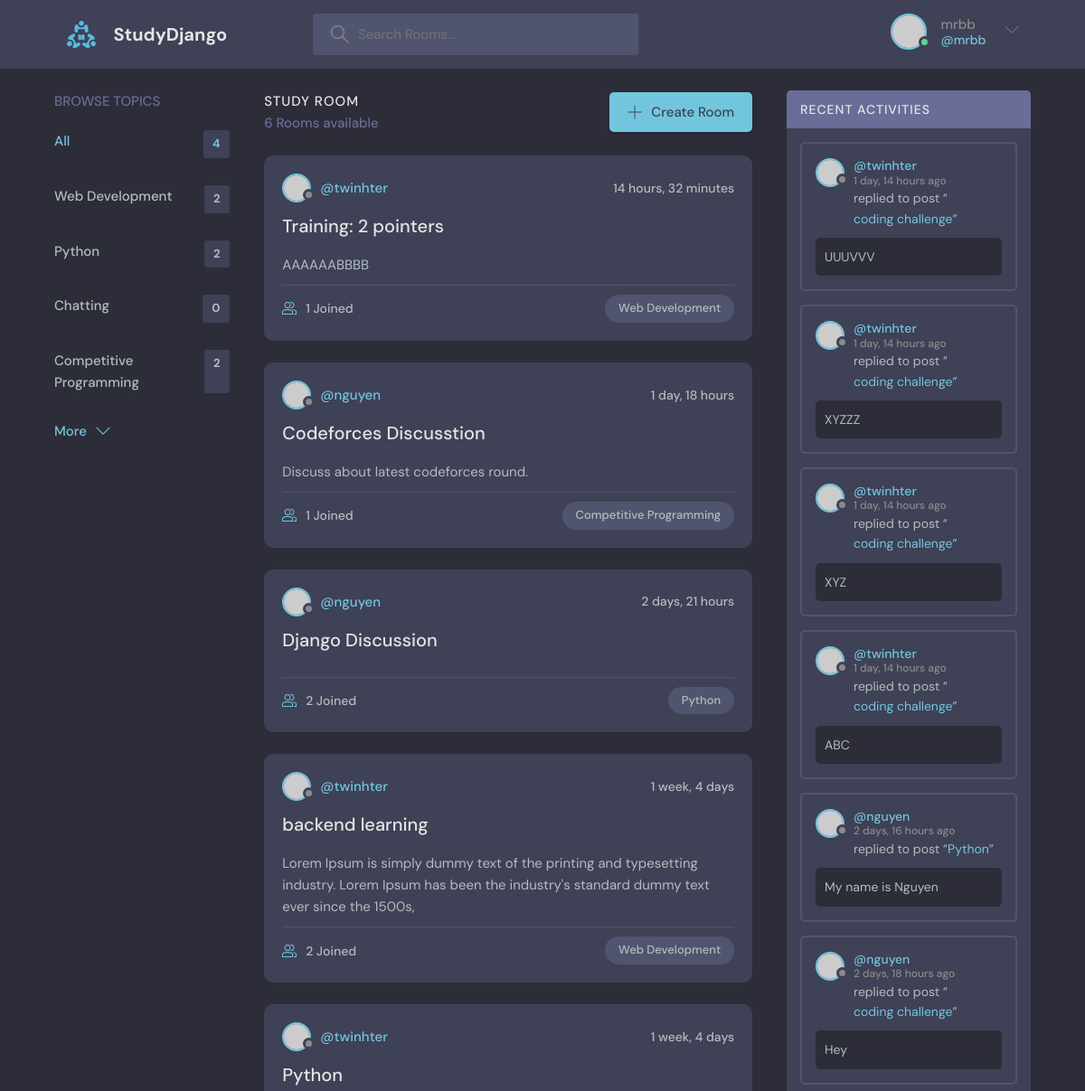
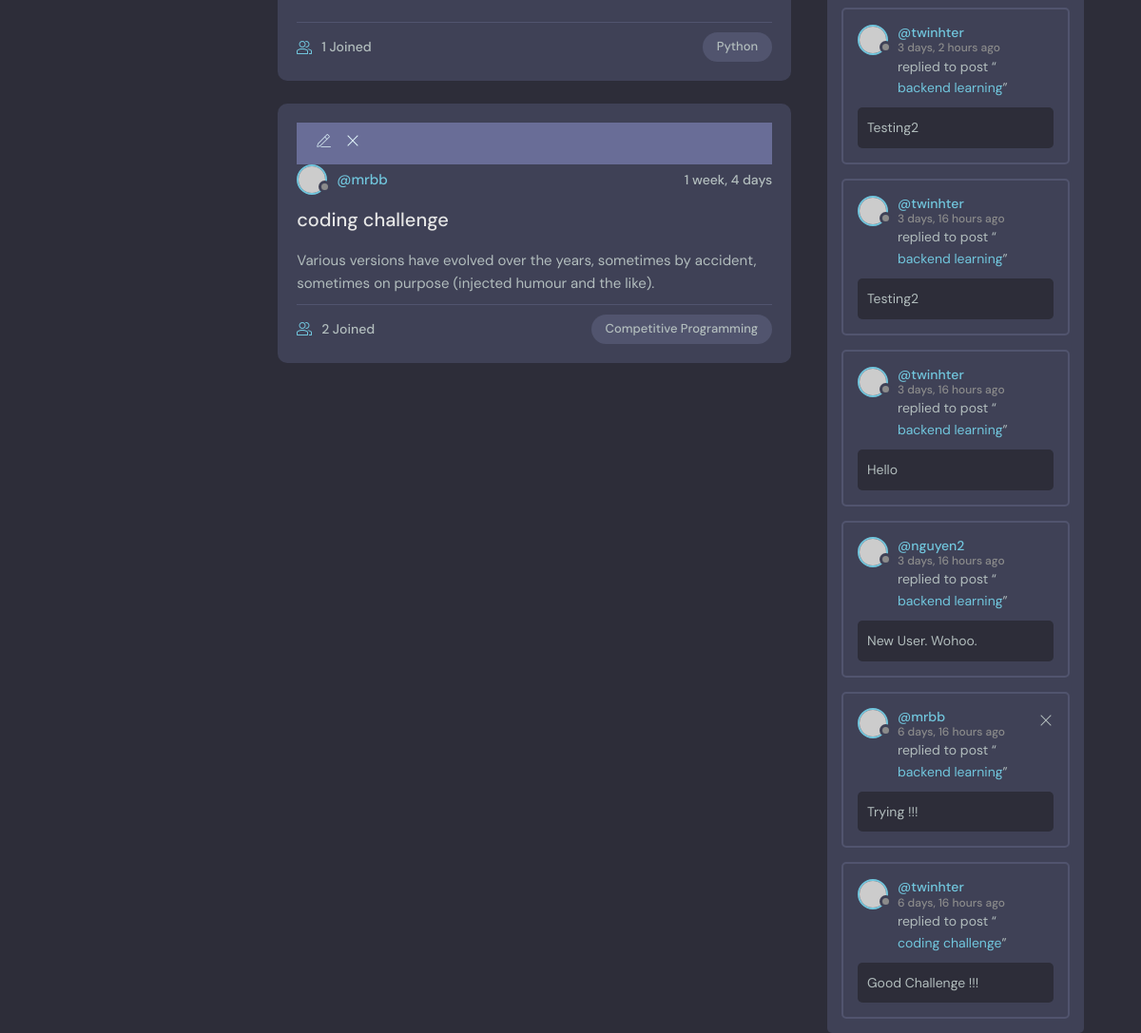
Screenshot of / (signed in) with the database file from the repository (2 pictures, top to bottom).
### base/models.py (models this page shows, shortened)
class Topic(models.Model):
    name = models.CharField(max_length = 200)
    def __str__(self) -> str:
        return self.name

class Room(models.Model):
    host = models.ForeignKey(User, on_delete=models.SET_NULL, null=True)
    topic = models.ForeignKey(Topic, on_delete=models.SET_NULL, null=True) # add one (topic) to many (Room) relationship
    name = models.CharField(max_length = 200)
    description = models.TextField(null = True, blank=True)
    participants = models.ManyToManyField(User, related_name='participants', blank=True) # Many to many relationship
    update = models.DateTimeField(auto_now = True)
    created = models.DateTimeField(auto_now_add = True)
    class Meta:
        ordering = ['-update', '-created']

class Message(models.Model):
    user = models.ForeignKey(User, on_delete=models.CASCADE) # Set one (user) to many (message) relationship
    room = models.ForeignKey(Room, on_delete=models.CASCADE) # Set one (room) to many (message) relationship
    body = models.TextField()
    update = models.DateTimeField(auto_now = True)
    created = models.DateTimeField(auto_now_add = True)
    class Meta:
        ordering = ['-update', '-created']
    def __str__(self) -> str:
        return self.body[0:20]

### base/views.py (the view)
# urls.py: path('', views.home, name = 'home'),
def home(request):
    q = request.GET.get('q') if request.GET.get('q') != None else ''
    rooms = Room.objects.filter(
        Q(topic__name__istartswith = q) |
        Q(name__contains = q) |
        Q(host__username__istartswith = q)
    ) # For search
    room_count = rooms.count()
    topics = Topic.objects.all()
    room_messages = Message.objects.filter(
        Q(room__topic__name__icontains = q)
    )
    context = {'rooms':rooms, 'topics': topics, 'room_count': room_count, 'room_messages': room_messages}
    return render(request, 'base/home.html', context)

### base/templates/base/home.html (shortened to what this page needs)
{% extends 'main.html' %}
{% block content %}
<main class="layout layout--3">
    <div class="container">
    {% include 'base/topic_component.html' %}
    <div class="roomList">
        <div class="roomList__header">
        <div>
            <h2>Study Room</h2>
            <p>{{room_count}} Rooms available</p>
        </div>
        <a class="btn btn--main" href="{% url 'createRoom' %}">
            <svg version="1.1" xmlns="http://www.w3.org/2000/svg" width="32" height="32" viewBox="0 0 32 32">
            <title>add</title>
            <path
                d="M16.943 0.943h-1.885v14.115h-14.115v1.885h14.115v14.115h1.885v-14.115h14.115v-1.885h-14.115v-14.115z"
            ></path>
            </svg>
            Create Room
        </a>
        </div>
        {% include 'base/feed_component.html' %}
    </div>
    {% include 'base/activity_component.html' %}
    </div>
</main>
{% endblock %}

### templates/navbar.html (shortened to what this page needs)
{% load static %}
<header class="header header--loggedIn">
    <div class="container">
      <a href="{% url 'home' %}" class="header__logo">
        <img src="{% static 'images/logo.svg' %}" />
        <h1>StudyDjango</h1>
      </a>
      <form class="header__search" method="GET" action="{% url 'home' %}">
        <label>
          <input type="text" placeholder="Search Rooms..." name="q">
        </label>
      </form>
      <nav class="header__menu">
        {% if request.user.is_authenticated %}
        <div class="header__user">
          <a href="{% url 'profile' request.user.id %}">
            <div class="avatar avatar--medium active">
              <img src="https://randomuser.me/api/portraits/men/37.jpg" />
            </div>
            <p>{{request.user}}<span>@{{request.user}}</span></p>
          </a>
          <button class="dropdown-button">
            <svg version="1.1" xmlns="http://www.w3.org/2000/svg" width="32" height="32" viewBox="0 0 32 32">
              <title>chevron-down</title>
              <path d="M16 21l-13-13h-3l16 16 16-16h-3l-13 13z"></path>
            </svg>
          </button>
        </div>
        {% else %}
        <a href="{% url 'login' %}">
          <img src="{% static 'images/avatar.svg' %}" />
          <p>Login</p>
        </a>
        {% endif %}
      </nav>
    </div>
  </header>

### base/templates/base/topic_component.html
<div class="topics">
    <div class="topics__header">
    <h2>Browse Topics</h2>
    </div>
    <ul class="topics__list">
    <li>
        <a href="{% url 'home' %}" class="active">All <span>{{topics.count}}</span></a>
    </li>
    {% for topic in topics %}
    <li>
        <a href="{% url 'home' %}?q={{topic.name}}">{{topic.name}} <span>{{topic.room_set.all.count}}</span></a>
    </li>
    {% endfor %}
    </ul>
    <a class="btn btn--link" href="topics.html">
    More
    <svg version="1.1" xmlns="http://www.w3.org/2000/svg" width="32" height="32" viewBox="0 0 32 32">
        <title>chevron-down</title>
        <path d="M16 21l-13-13h-3l16 16 16-16h-3l-13 13z"></path>
    </svg>
    </a>
</div>

### base/templates/base/feed_component.html (shortened to what this page needs)
{% for room in rooms %}
<div class="roomListRoom">
    {% if request.user == room.host %}
    <div class="room__top">
        <div class="room__topRight">
          <a href="{% url 'updateRoom' room.id %}">
          </a>
          <a href="{% url 'deleteRoom' room.id %}">
            <svg version="1.1" xmlns="http://www.w3.org/2000/svg" width="32" height="32" viewBox="0 0 32 32">
              <title>remove</title>
              <path
                d="M27.314 6.019l-1.333-1.333-9.98 9.981-9.981-9.981-1.333 1.333 9.981 9.981-9.981 9.98 1.333 1.333 9.981-9.98 9.98 9.98 1.333-1.333-9.98-9.98 9.98-9.981z"
              ></path>
            </svg>
          </a>
        </div>
    </div>
    {% endif %}
    <div class="roomListRoom__header">
        <a href="{% url 'profile' room.host.id %}" class="roomListRoom__author">
        <div class="avatar avatar--small">
            <img src="https://randomuser.me/api/portraits/women/11.jpg" />
        </div>
        <span>@{{room.host.username}}</span>
        </a>
        <div class="roomListRoom__actions">
        <span>{{room.created|timesince}}</span>
        </div>
    </div>
    <div class="roomListRoom__content">
        <a href="{% url 'room' room.id %}">{{room.name}}</a>
        <p>
        {{room.description}}
        </p>
    </div>
    <div class="roomListRoom__meta">
        <a href="{% url 'room' room.id %}" class="roomListRoom__joined">
        {{room.participants.all.count}} Joined
        </a>
        <p class="roomListRoom__topic">{{room.topic}}</p>
    </div>
</div>
{% endfor %}

### base/templates/base/activity_component.html
<div class="activities">
    <div class="activities__header">
    <h2>Recent Activities</h2>
    </div>
    {% for message in room_messages %}
    <div class="activities__box">
    <div class="activities__boxHeader roomListRoom__header">
        <a href="{% url 'profile' message.user.id %}" class="roomListRoom__author">
        <div class="avatar avatar--small">
            <img src="https://randomuser.me/api/portraits/women/11.jpg" />
        </div>
        <p>
            @{{message.user}}
            <span>{{message.created|timesince}} ago</span>
        </p>
        </a>
        {% if request.user == message.user %}
        <div class="roomListRoom__actions">
        <a href="{% url 'deleteMessage' message.id %}">
            <svg version="1.1" xmlns="http://www.w3.org/2000/svg" width="32" height="32" viewBox="0 0 32 32">
            <title>remove</title>
            <path
                d="M27.314 6.019l-1.333-1.333-9.98 9.981-9.981-9.981-1.333 1.333 9.981 9.981-9.981 9.98 1.333 1.333 9.981-9.98 9.98 9.98 1.333-1.333-9.98-9.98 9.98-9.981z"
            ></path>
            </svg>
        </a>
        </div>
        {% endif %}
    </div>
    <div class="activities__boxContent">
        <p>replied to post “<a href="{% url 'room' message.room.id %}">{{message.room.name}}</a>”</p>
        <div class="activities__boxRoomContent">
        {{message}}
        </div>
    </div>
    </div>
    {% endfor %}
</div>

### rows the page displays
Topic: name "Web Development", room_set.all.count "2"
Topic: name "Python", room_set.all.count "2"
Topic: name "Chatting", room_set.all.count "0"
Topic: name "Competitive Programming", room_set.all.count "2"
Room: host.username "twinhter", created "14 hours, 32 minutes", name "Training: 2 pointers", description "AAAAAABBBB", participants.all.count "1", topic "Web Development"
Room: host.username "nguyen", created "1 day, 18 hours", name "Codeforces Discusstion", description "Discuss about latest codeforces round.", participants.all.count "1", topic "Competitive Programming"
Room: host.username "nguyen", created "2 days, 21 hours", name "Django Discussion", participants.all.count "2", topic "Python"
Room: host.username "twinhter", created "1 week, 4 days", name "backend learning", description "Lorem Ipsum is simply dummy text of the printing and typesetting industry. Lorem Ipsum has been the industry's standard dummy text ever since the 1500s,", participants.all.count "2", topic "Web Development"
Room: host.username "twinhter", created "1 week, 4 days", name "Python", participants.all.count "1", topic "Python"
Room: host.username "mrbb", created "1 week, 4 days", name "coding challenge", description "Various versions have evolved over the years, sometimes by accident, sometimes on purpose (injected humour and the like).", participants.all.count "2", topic "Competitive Programming"
Message: user "twinhter", created "1 day, 14 hours", room.name "coding challenge", body "UUUVVV"
Message: user "twinhter", created "1 day, 14 hours", room.name "coding challenge", body "XYZZZ"
Message: user "twinhter", created "1 day, 14 hours", room.name "coding challenge", body "XYZ"
Message: user "twinhter", created "1 day, 14 hours", room.name "coding challenge", body "ABC"
Message: user "nguyen", created "2 days, 16 hours", room.name "Python", body "My name is Nguyen"
Message: user "nguyen", created "2 days, 18 hours", room.name "coding challenge", body "Hey"
Message: user "twinhter", created "3 days, 2 hours", room.name "backend learning", body "Testing2"
Message: user "twinhter", created "3 days, 16 hours", room.name "backend learning", body "Testing2"
Message: user "twinhter", created "3 days, 16 hours", room.name "backend learning", body "Hello"
Message: user "nguyen2", created "3 days, 16 hours", room.name "backend learning", body "New User. Wohoo."
Message: user "mrbb", created "6 days, 16 hours", room.name "backend learning", body "Trying !!!"
Message: user "twinhter", created "6 days, 16 hours", room.name "coding challenge", body "Good Challenge !!!"

### other values shown
{{ request.user }} "mrbb"
{{ topics.count }} "4"
{{ room_count }} "6"
